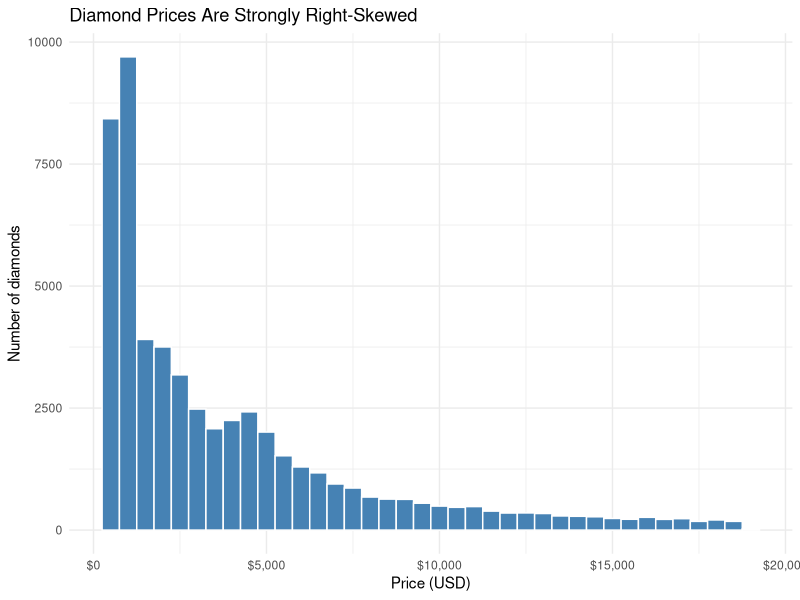
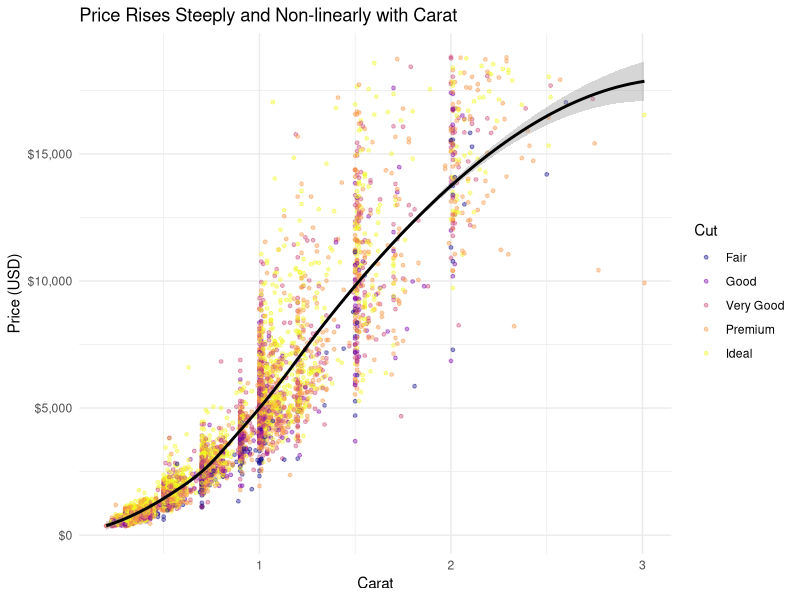
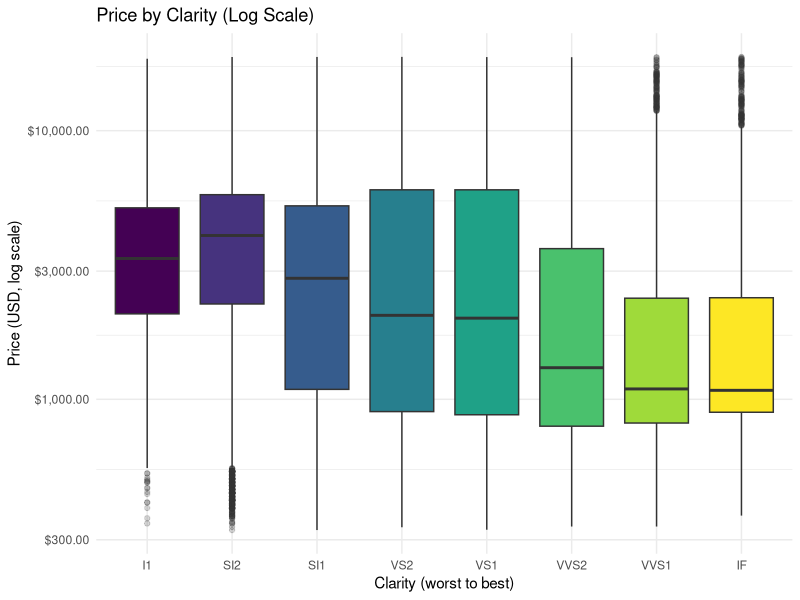
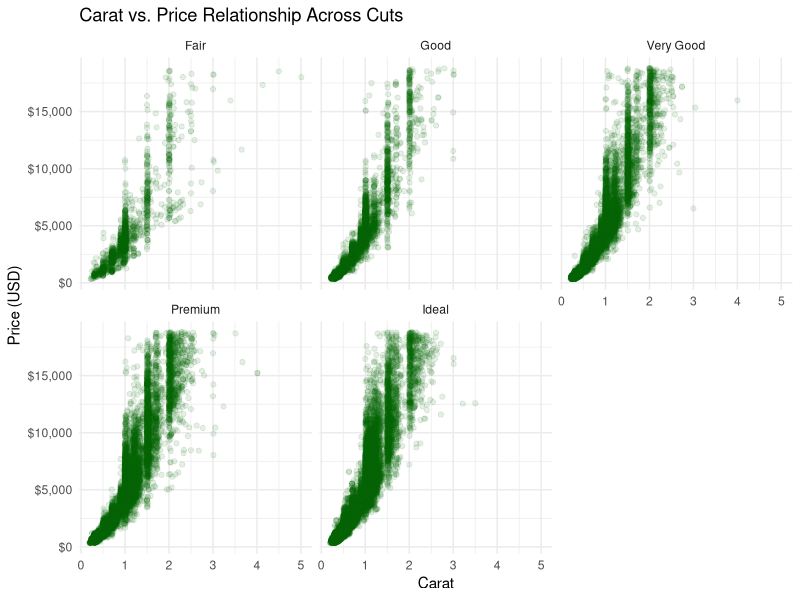
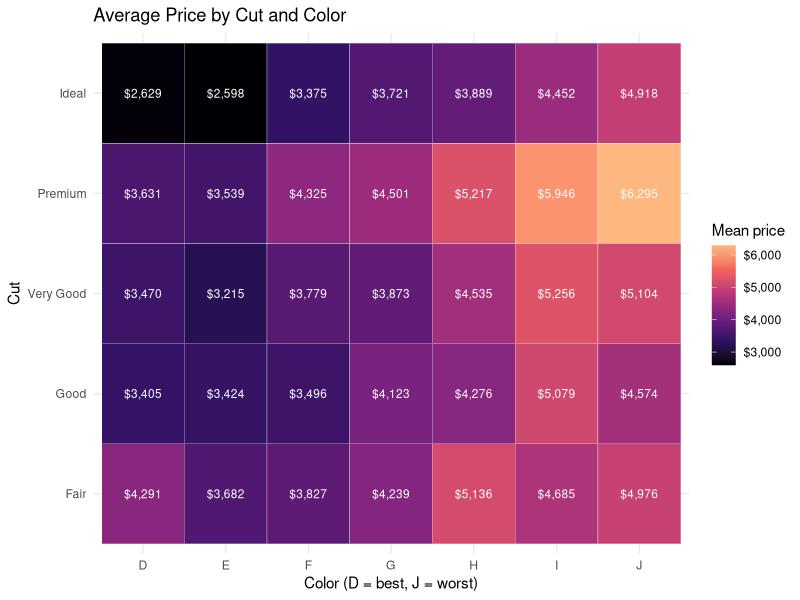
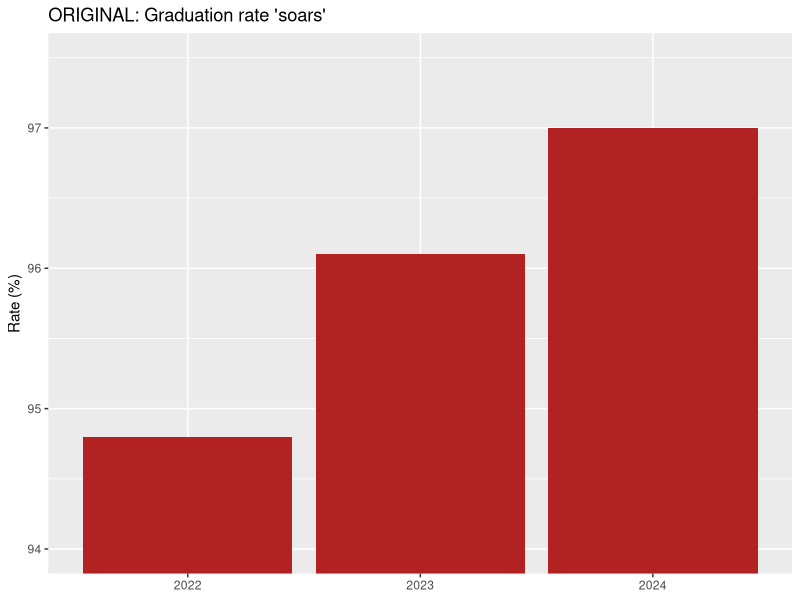
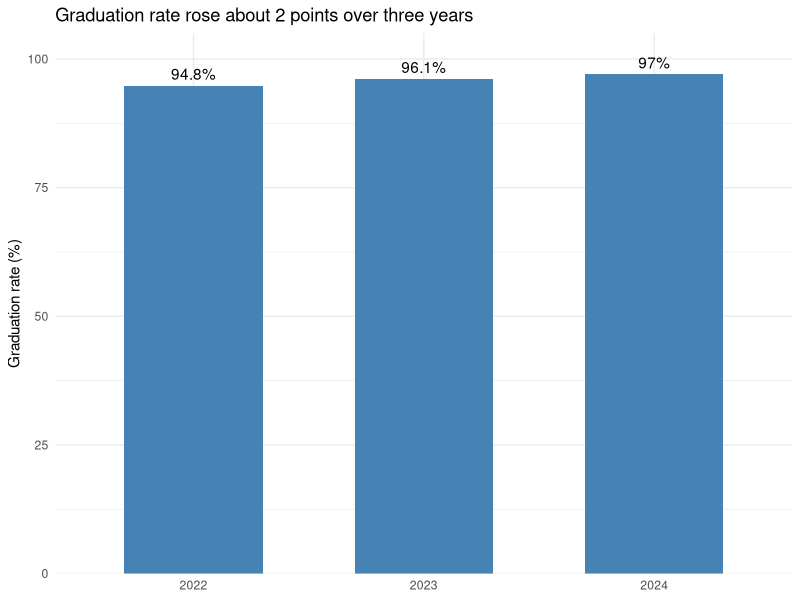

These charts were generated, in order, by the following R code:
## ---- chunk 1
library(ggplot2)
library(dplyr)

ggplot(diamonds, aes(x = price)) +
  geom_histogram(binwidth = 500, fill = "steelblue", color = "white") +
  scale_x_continuous(labels = scales::dollar) +
  labs(
    title = "Diamond Prices Are Strongly Right-Skewed",
    x = "Price (USD)",
    y = "Number of diamonds"
  ) +
  theme_minimal()
## ---- chunk 2
set.seed(540)

diamonds |>
  slice_sample(n = 5000) |>
  ggplot(aes(x = carat, y = price, color = cut)) +
  geom_point(alpha = 0.4, size = 1) +
  geom_smooth(aes(group = 1), method = "loess", formula = y ~ x,
              color = "black", se = TRUE) +
  scale_y_continuous(labels = scales::dollar) +
  scale_color_viridis_d(option = "plasma") +
  labs(
    title = "Price Rises Steeply and Non-linearly with Carat",
    x = "Carat",
    y = "Price (USD)",
    color = "Cut"
  ) +
  theme_minimal()
## ---- chunk 3
ggplot(diamonds, aes(x = clarity, y = price, fill = clarity)) +
  geom_boxplot(outlier.alpha = 0.2, show.legend = FALSE) +
  scale_y_log10(labels = scales::dollar) +
  scale_fill_viridis_d() +
  labs(
    title = "Price by Clarity (Log Scale)",
    x = "Clarity (worst to best)",
    y = "Price (USD, log scale)"
  ) +
  theme_minimal()
## ---- chunk 4
ggplot(diamonds, aes(x = carat, y = price)) +
  geom_point(alpha = 0.1, color = "darkgreen") +
  facet_wrap(~ cut, nrow = 2) +
  scale_y_continuous(labels = scales::dollar) +
  labs(
    title = "Carat vs. Price Relationship Across Cuts",
    x = "Carat",
    y = "Price (USD)"
  ) +
  theme_minimal()
## ---- chunk 5
diamonds |>
  group_by(cut, color) |>
  summarise(mean_price = mean(price), .groups = "drop") |>
  ggplot(aes(x = color, y = cut, fill = mean_price)) +
  geom_tile(color = "white") +
  geom_text(aes(label = scales::dollar(mean_price, accuracy = 1)),
            color = "white", size = 3) +
  scale_fill_viridis_c(option = "magma", labels = scales::dollar,
                       end = 0.85) +
  labs(
    title = "Average Price by Cut and Color",
    x = "Color (D = best, J = worst)",
    y = "Cut",
    fill = "Mean price"
  ) +
  theme_minimal()
## ---- chunk 6
# Illustrative data approximating a truncated-axis bar chart
rates <- data.frame(
  year = factor(c("2022", "2023", "2024")),
  rate = c(94.8, 96.1, 97.0)
)

# Original (misleading): truncated axis
ggplot(rates, aes(year, rate)) +
  geom_col(fill = "firebrick") +
  coord_cartesian(ylim = c(94, 97.5)) +
  labs(title = "ORIGINAL: Graduation rate 'soars'", x = NULL, y = "Rate (%)")

# Redesign: full zero baseline, direct labels, honest title
ggplot(rates, aes(year, rate)) +
  geom_col(fill = "steelblue", width = 0.6) +
  geom_text(aes(label = paste0(rate, "%")), vjust = -0.5) +
  scale_y_continuous(limits = c(0, 105), expand = c(0, 0)) +
  labs(
    title = "Graduation rate rose about 2 points over three years",
    x = NULL,
    y = "Graduation rate (%)"
  ) +
  theme_minimal()
